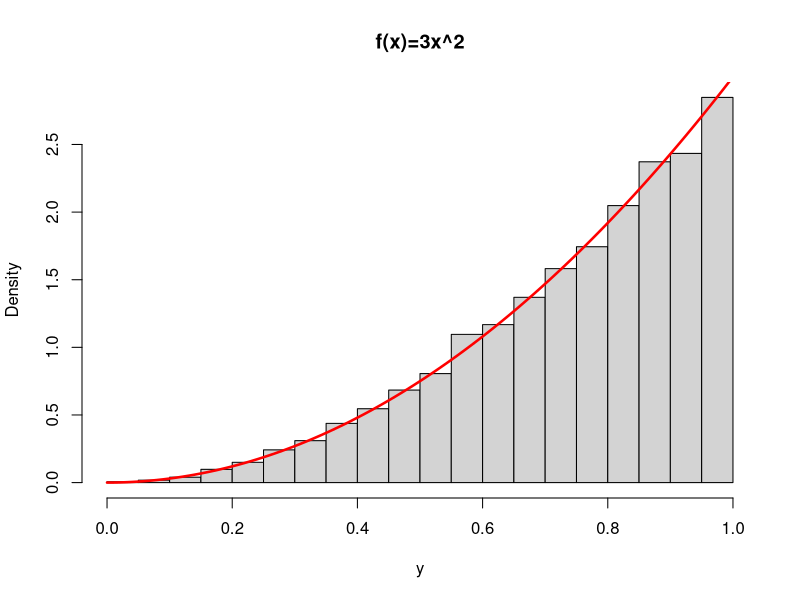

R code for this plot: (Note: this script raises an error after producing the figure.)
set.seed(361)
k <- 0 #counter for accepted ones
i <- 0 #counter for iterations



## 1.
y <- numeric()
f1 <- function(n){
  while (k < n) {
    u1 <- runif(1)
    i <- i+1
    u2 <- runif(1) #random variate from g -> X
    if(u1 <= u2^2){
      #accept x
      k <- k+1
      y[k] <- u2
    }
  }
  hist(y,prob=T, main = "f(x)=3x^2")
  a <- seq(0,1,0.01)
  lines(a, 3*a^2, col = "red", lwd = 2.5)
  return(list(summary(y),k/i))
}
f1(10000)


## 2.
y <- c()
f2 <- function(n){
  while(k<n){
    U1 <- runif(1)
    i <- i+1
    U2 <- runif(1)
    if(U1 <= (256/27)*U2*(1-U2)^3){
      k <- k+1
      y[k] <- x
    }
  }
  hist(y, prob = T, main = "f(x) = 20x(1-x)^3")
  a <- seq(0,1,0.01)
  lines(a, 20*a*(1-a)^3, col ="red",lwd = 2.5)
  return(list(summary(y),k/i))
}
f2(10000)

#OR

alt_f2 <- function(n){
  x <- runif(n)
  y <- runif(n)
  #acceptance cond.
  s <- x[y<(256/27)*x*(1-x)^3] #from x, take the ones satisfaying the func.
  length(s)
  
  hist(s, prob = T, main = "f(x) = 20x(1-x)^3")
  a <- seq(0,1,0.01)
  lines(a, 20*a*(1-a)^3, col ="firebrick",lwd = 2)
  return(summary(s))
  
}
alt_f2(10000)

#OR


alt_f3 <- function(n){
  x <- runif(n)
  y <- runif(n)
  #acceptance cond.
  s <- x[y<(256/27)*x*(1-x)^3] #from x, take the ones satisfaying the func.
  length(s)
  
  plot(x,y,pch = '.', col = "lightblue",lwd = 3)
  points(s, y[y<(256/27)*x*(1-x)^3],pch = '.', col = "firebrick")
  summary(y)
}
alt_f3(10000)



## 3.

i <- 1:5
q <- 1/length(i)

# for acceptance variates
x <- numeric()
y <- numeric()

#for rejected ones
x_rej <- numeric()
y_rej <- numeric()

i <- 1 #initialization of index for accepted r.v.'s
j <- 1 ##initialization of index for rejected r.v.'s

set.seed(1)
f3 <- function(n, probs){
  constant <- max(probs)/(1/length(probs))
  cq <- constant * (1/length(probs))
  
  while(i <= n){
    k <- sample(1:length(probs), size = 1) #random number for q(k)
    u <- runif(1) #random number for comparison
    if(u <= probs[k]/cq){
      x[i] <- k
      y[i] <- u*cq
      i <- i+1
    } else {
      x_rej[j] <- k
      y_rej[j] <- k
      j <- j+1
    }
    
  }
  plot(x,y,type = "p", col = "yellow", ylim = c(0,1))
  points(x_rej, y_rej, col = "purple")
  table(x)/n #estimated probs.
}



n <- 10000
probs <- c(0.15,0.22, 0.33, 0.10, 0.20)
f3(n, probs)



## Q5
pi
f5 <- function(n){
  x <- runif(n)
  y<- runif(n)
  s <- x[y < sqrt(1-x^2)]
  length(s)
  
  hist(s, prob = T, main = "f(x) = (2/pi)*sqrt(1-x^2)")
  a <- seq(-1,1,0.01)
  lines(a, (2/pi)*sqrt(1-a^2), col = "green", lwd = 3)
  return(summary(s))
}
f5(10000)





set.seed(361)
y <- numeric()
i <- 0
k <- 0 

f6 <- function(n){
  while (k < n) {
    x <- runif(1)
    i <- i+1
    u <- runif(1)
    if(u <= sqrt(1 - x^2)){
      k <- k+1
      y[k] <- x
    }
  }
  hist(y, prob = T)
  a <- seq(0, 4/pi, 0.01)
  lines(a, 4/pi * sqrt(1 - a^2), col = "red", lwd = 3)
  return(list(summary(y), k/i))
}
f6(10000)





f7 <- function(n){
  while (k < n) {
    U1 <- runif(1)
    i <- i+1
    U2 <- runif(1)
    if (U1 < 23.095*U2^8*(1-U2)){
      k <- k+1
      y[k] <- U2
    }
  }
  hist(y, prob = T, main = "f(x) = 90X^8(1-X)")
  a <- seq(0,1, 0.01)
  lines(a, 90*a^8*(1-a), col = "red", lwd = 3)
  return(list(summary(y), k/i))
}
f7(10000)











